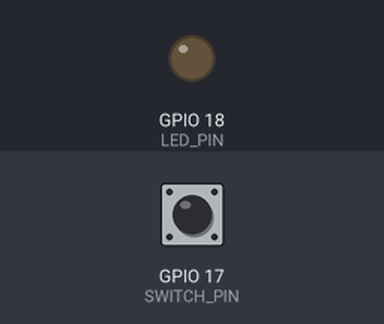
The program below on a simulated Raspberry Pi (BCM pin numbers). Parts: output pins drawn as LEDs (lit = HIGH). The inputs (shaded band) are chosen by the test bench; at power-on: GPIO 17 (SWITCH_PIN) HIGH.

Above: at 1.2 s.
1.3 s: GPIO 17 (SWITCH_PIN) pulled LOW for 0.15 s
At 1.4 s:
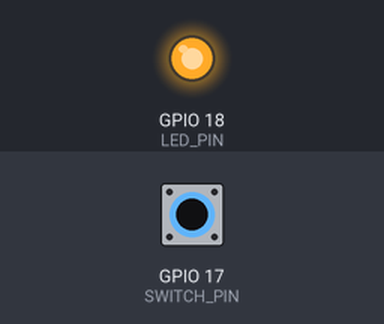
3.0 s: GPIO 17 (SWITCH_PIN) pulled LOW for 3.2 s
At 7.2 s:
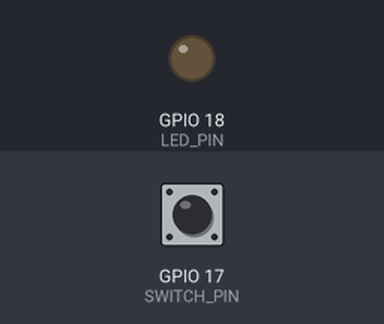
Timing chart, 0 to 8.7 s (numbered marks = the images above; inputs shaded):
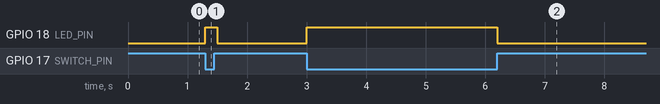

Measured:
- after the input at 1.3 s, GPIO 18 (LED_PIN): LOW → HIGH at once, → LOW 0.20 s later
- after the input at 3.0 s, GPIO 18 (LED_PIN): LOW → HIGH at once, → LOW 3.2 s later

The program:

Button.py
```python
import RPi.GPIO as GPIO
import time

# Pin configuration
LED_PIN = 18  # GPIO pin for LED
SWITCH_PIN = 17  # GPIO pin for switch

# GPIO setup
GPIO.setmode(GPIO.BCM)
GPIO.setup(LED_PIN, GPIO.OUT)
GPIO.setup(SWITCH_PIN, GPIO.IN)  # Enable pull-up resistor

while True:
        switch_state = GPIO.input(SWITCH_PIN)  # Read switch state
        if switch_state == GPIO.LOW:  # If switch is pressed
            GPIO.output(LED_PIN, GPIO.HIGH)  # Turn on LED
        else:
            GPIO.output(LED_PIN, GPIO.LOW)  # Turn off LED
        time.sleep(0.1)  # Small delay to avoid bouncing issues
```
